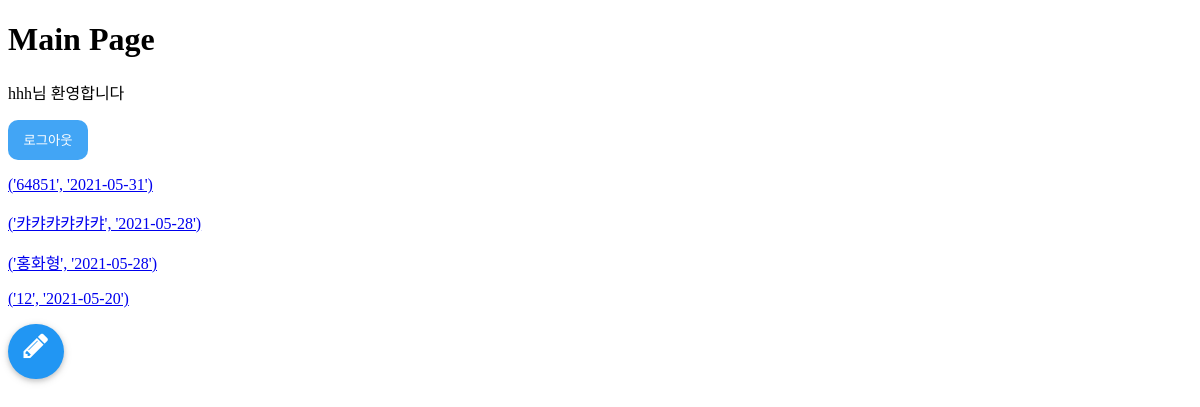
Page /main (signed in) on the earlier database version.
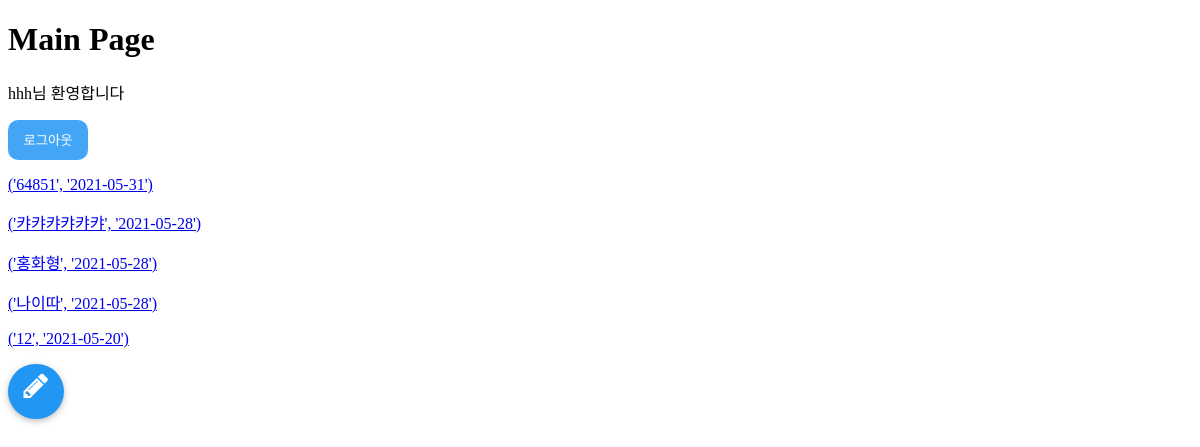
Same page on the later database version.
### models.py (models this page shows)
class Diary(db.Model):
    __tablename__ = 'diarytable'
    id = db.Column(db.Integer, primary_key = True)
    userid = db.Column(db.String(100), db.ForeignKey('usertable.userid'), nullable = False)
    diary_title = db.Column(db.String(100))
    diary_date = db.Column(db.String(8))
    diary_content = db.Column(db.String(1000))
    diary_image = db.Column(db.BLOB,nullable = True)

### app.py (the view)
@app.route('/main')
def main():
    userid = session.get('userid',None)
    diarytable = Diary.query.filter_by(userid = userid).order_by(Diary.diary_date.desc()).all()
    return render_template('main.html', userid=userid, diarytable=diarytable)

### templates/main.html (shortened to what this page needs)
<!DOCTYPE html>
<html lang="en">
<head>
    <link rel="stylesheet" href="//maxcdn.bootstrapcdn.com/font-awesome/4.3.0/css/font-awesome.min.css" />
</head>
<body>
    <div class="user">
        <h1>Main Page</h1>
        {%if userid%}
        <p>{{userid}}님 환영합니다</p><button type="button" onclick="location.href='/signout'">로그아웃</button>
        <div class="diary">
            {% block content %}
                {% for diary in diarytable %}
                    <p><a href="/main/{{diary.id}}">{{diary.diary_title,diary.diary_date}}</a></p>
                {% endfor %}
            {% endblock %}
        </div>
        {%endif%}
    </div>
    <a href='uploadDiary' class='btn-floating'><div><i class="fa fa-pencil"></i></div></a>
</body>
</html>

### templates/main.html (style rules this page uses)
.btn-floating { color: #fff; padding: 0; width: 55.5px; height: 55.5px; display: inline-block; outline: 0; border: none; text-decoration: none; background: #2196F3; text-align: center; border-radius: 50%; box-shadow: 0 2px 5px 0 rgba(0, 0, 0, 0.16), 0 2px 10px 0 rgba(0, 0, 0, 0.12); }
.btn-floating div { font-size: 1.8em; padding: 0; margin: .22em 0 0 0; }
button { border: none; border-radius: 10px; background:#42A5F5; color: white; width: 80px; height: 40px; text-align: center; font-family: "Bazzi"; }

Differences in the rows shown:
added Diary: diary_title+diary_date "('나이따', '2021-05-28')"
